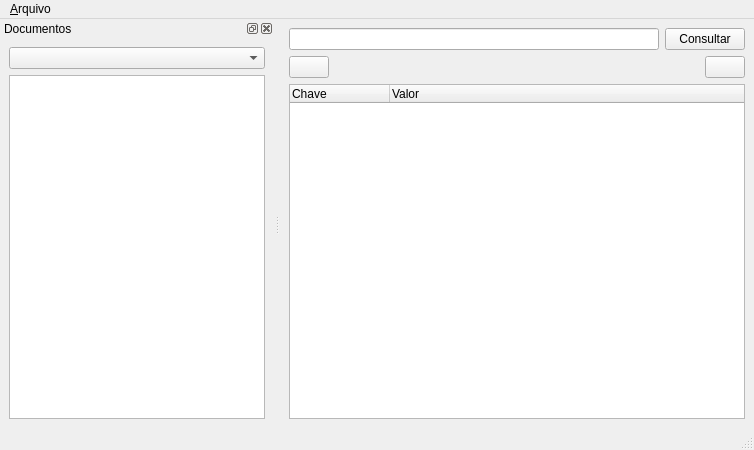
<?xml version="1.0" encoding="UTF-8"?>
<ui version="4.0">
 <class>Principal</class>
 <widget class="QMainWindow" name="Principal">
  <property name="geometry">
   <rect>
    <x>0</x>
    <y>0</y>
    <width>754</width>
    <height>450</height>
   </rect>
  </property>
  <property name="windowTitle">
   <string>MainWindow</string>
  </property>
  <widget class="QWidget" name="centralwidget">
   <layout class="QVBoxLayout" name="verticalLayout">
    <item>
     <layout class="QHBoxLayout" name="horizontalLayout_2">
      <item>
       <widget class="QLineEdit" name="consulta"/>
      </item>
      <item>
       <widget class="QPushButton" name="consultar">
        <property name="text">
         <string>Consultar</string>
        </property>
       </widget>
      </item>
     </layout>
    </item>
    <item>
     <layout class="QHBoxLayout" name="horizontalLayout_3">
      <item>
       <widget class="QPushButton" name="anterior">
        <property name="text">
         <string/>
        </property>
        <property name="icon">
         <iconset>
          <normaloff>../../../../../usr/share/icons/oxygen/32x32/actions/arrow-left.png</normaloff>../../../../../usr/share/icons/oxygen/32x32/actions/arrow-left.png</iconset>
        </property>
       </widget>
      </item>
      <item>
       <widget class="QLabel" name="contador">
        <property name="sizePolicy">
         <sizepolicy hsizetype="Expanding" vsizetype="Preferred">
          <horstretch>0</horstretch>
          <verstretch>0</verstretch>
         </sizepolicy>
        </property>
        <property name="text">
         <string/>
        </property>
        <property name="alignment">
         <set>Qt::AlignCenter</set>
        </property>
       </widget>
      </item>
      <item>
       <widget class="QPushButton" name="proximo">
        <property name="text">
         <string/>
        </property>
        <property name="icon">
         <iconset>
          <normaloff>../../../../../usr/share/icons/oxygen/32x32/actions/arrow-right.png</normaloff>../../../../../usr/share/icons/oxygen/32x32/actions/arrow-right.png</iconset>
        </property>
       </widget>
      </item>
     </layout>
    </item>
    <item>
     <widget class="QTreeWidget" name="dados_documento">
      <column>
       <property name="text">
        <string>Chave</string>
       </property>
      </column>
      <column>
       <property name="text">
        <string>Valor</string>
       </property>
      </column>
     </widget>
    </item>
   </layout>
  </widget>
  <widget class="QMenuBar" name="menubar">
   <property name="geometry">
    <rect>
     <x>0</x>
     <y>0</y>
     <width>754</width>
     <height>26</height>
    </rect>
   </property>
   <widget class="QMenu" name="menu_Arquivo">
    <property name="title">
     <string>&amp;Arquivo</string>
    </property>
    <addaction name="actionSair"/>
   </widget>
   <addaction name="menu_Arquivo"/>
  </widget>
  <widget class="QStatusBar" name="status"/>
  <widget class="QDockWidget" name="dockWidget">
   <property name="windowTitle">
    <string>Documentos</string>
   </property>
   <attribute name="dockWidgetArea">
    <number>1</number>
   </attribute>
   <widget class="QWidget" name="dockWidgetContents">
    <layout class="QVBoxLayout" name="verticalLayout_2">
     <item>
      <widget class="QComboBox" name="banco_dados"/>
     </item>
     <item>
      <widget class="QTreeWidget" name="documentos">
       <property name="editTriggers">
        <set>QAbstractItemView::NoEditTriggers</set>
       </property>
       <attribute name="headerVisible">
        <bool>false</bool>
       </attribute>
       <column>
        <property name="text">
         <string notr="true">1</string>
        </property>
       </column>
      </widget>
     </item>
    </layout>
   </widget>
  </widget>
  <action name="actionSair">
   <property name="text">
    <string>Sai&amp;r</string>
   </property>
  </action>
 </widget>
 <resources/>
 <connections/>
</ui>
